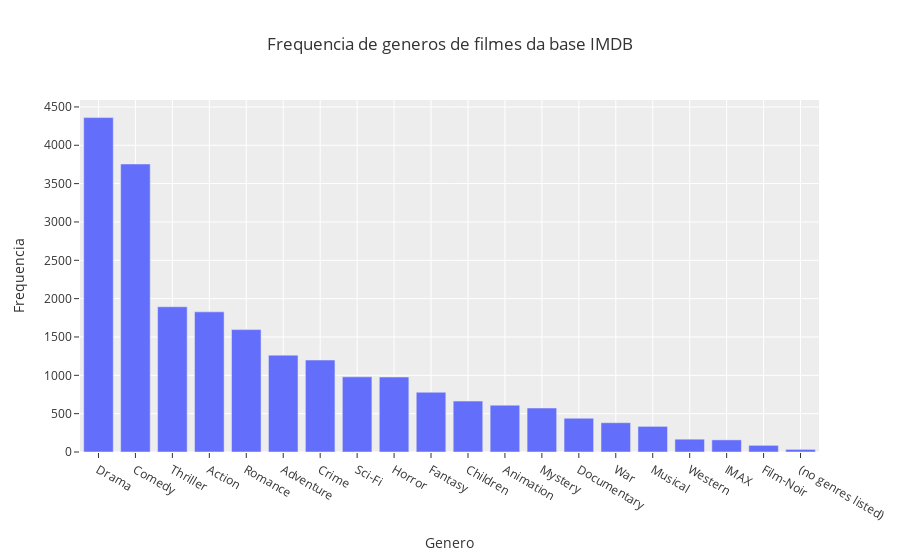

The code cell stored with this chart in its notebook:
### Code cell
# Qual a frequencia dos generos que mais aparece na base do IMDB?
fig = px.bar(genres_df, x="genres", y="count", 
             title="Frequencia de generos de filmes da base IMDB")
fig.update_layout(template='ggplot2')

fig.update_xaxes(title_text="Genero")
fig.update_yaxes(title_text="Frequencia")

fig.show()

### Figure 1 — Plotly figure (JSON) as saved in the notebook; plotly's stock layout.template omitted (floating-point values rounded to 4 significant figures)
{"data": [{"alignmentgroup": "True", "hovertemplate": "genres=%{x}<br>count=%{y}<extra></extra>", "legendgroup": "", "marker": {"color": "#636efa", "pattern": {"shape": ""}}, "name": "", "offsetgroup": "", "orientation": "v", "showlegend": false, "textposition": "auto", "type": "bar", "x": ["Drama", "Comedy", "Thriller", "Action", "Romance", "Adventure", "Crime", "Sci-Fi", "Horror", "Fantasy", "Children", "Animation", "Mystery", "Documentary", "War", "Musical", "Western", "IMAX", "Film-Noir", "(no genres listed)"], "xaxis": "x", "y": [4361, 3756, 1894, 1828, 1596, 1263, 1199, 980, 978, 779, 664, 611, 573, 440, 382, 334, 167, 158, 87, 34], "yaxis": "y"}], "layout": {"barmode": "relative", "legend": {"tracegroupgap": 0}, "title": {"text": "Frequencia de generos de filmes da base IMDB"}, "xaxis": {"anchor": "y", "domain": [0, 1], "title": {"text": "Genero"}}, "yaxis": {"anchor": "x", "domain": [0, 1], "title": {"text": "Frequencia"}}}}
